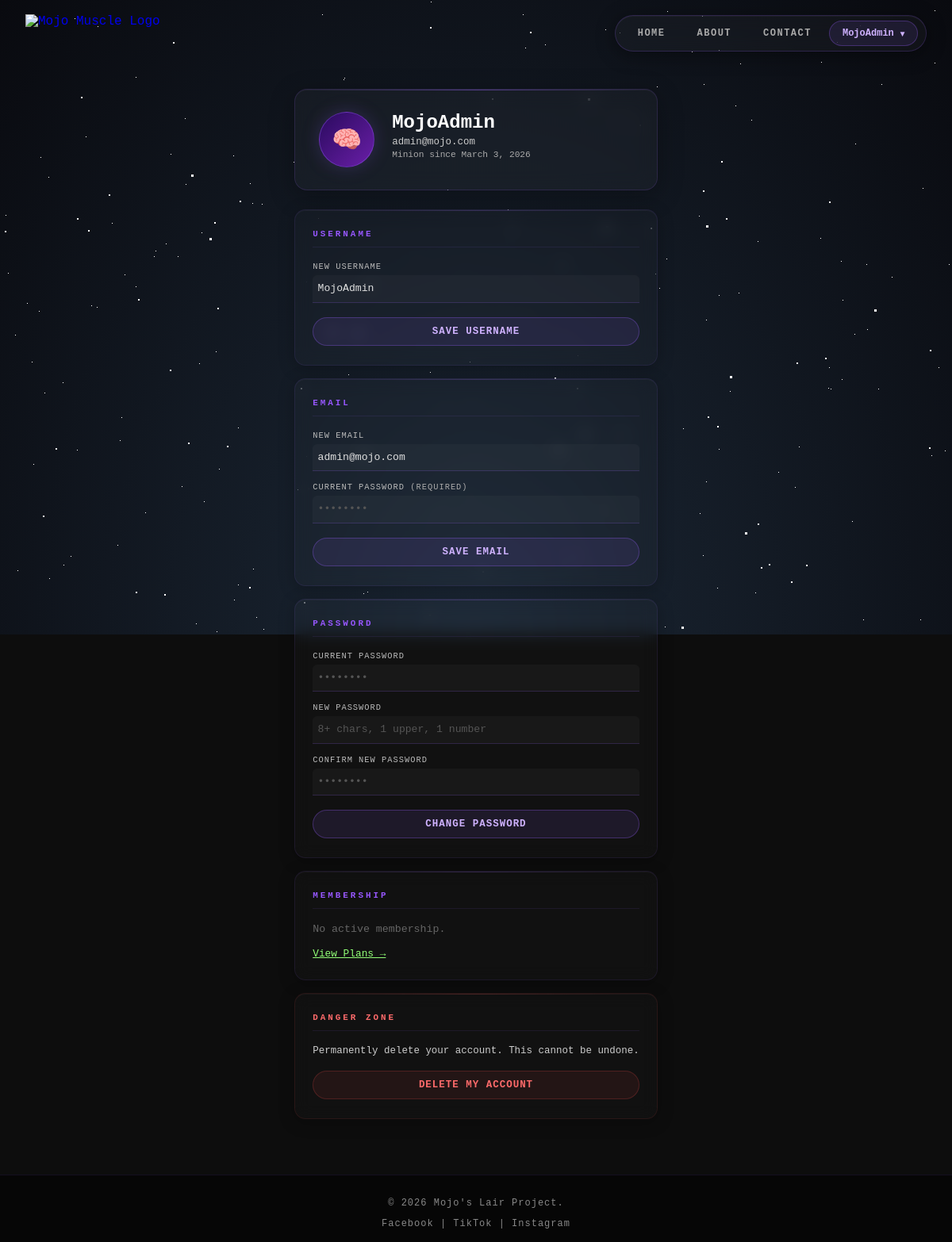
Before: /profile.php (signed in) with the older database file.
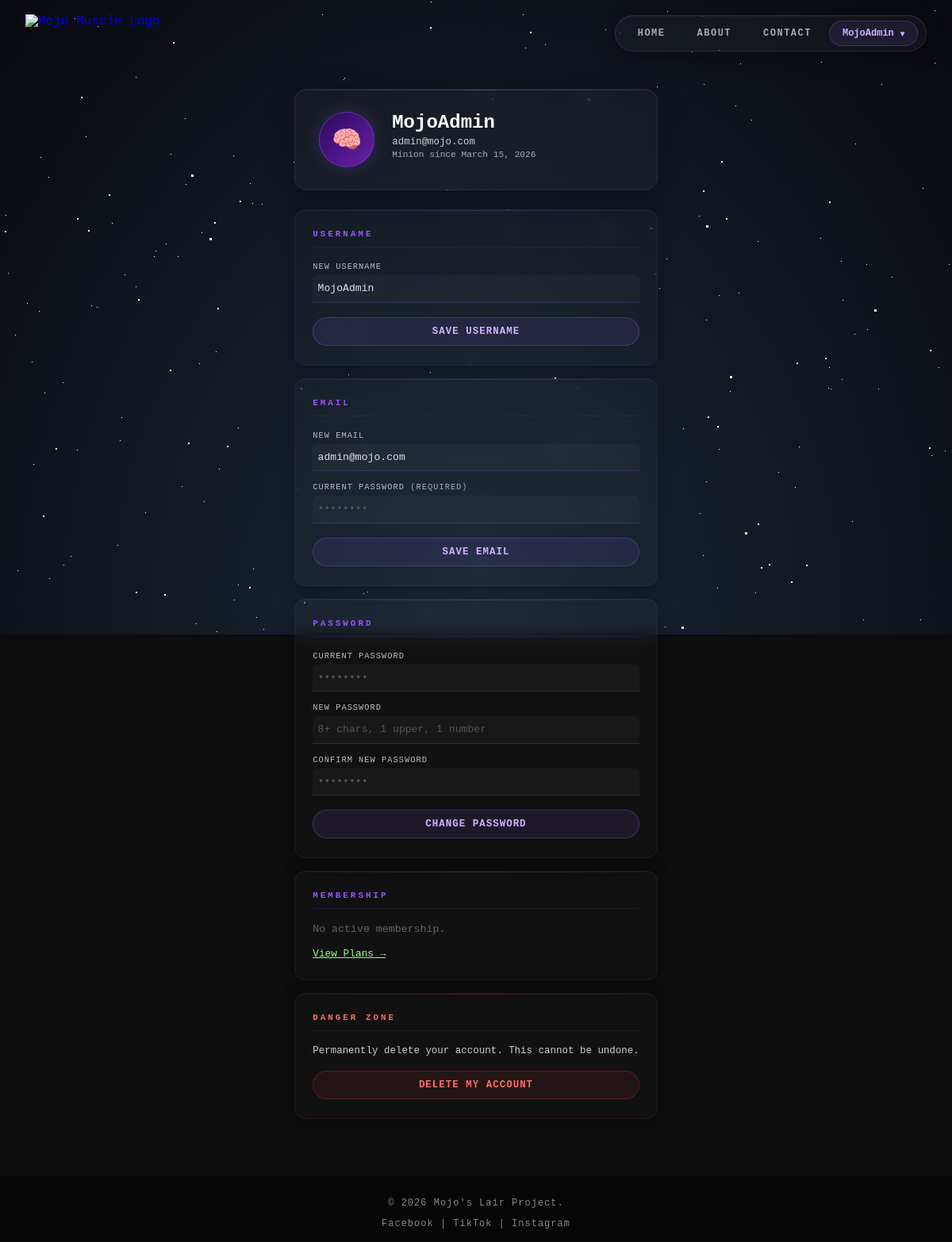
After: the same page with the newer database file.
### tables this page shows
CREATE TABLE IF NOT EXISTS users (
    id         INT AUTO_INCREMENT PRIMARY KEY,
    username   VARCHAR(50)  NOT NULL UNIQUE,
    email      VARCHAR(100) NOT NULL UNIQUE,
    password   VARCHAR(255) NOT NULL,
    role       ENUM('member','admin') DEFAULT 'member',
    created_at TIMESTAMP DEFAULT CURRENT_TIMESTAMP
);

### profile.php (the view, shortened to what this page needs)
<?php
require_once __DIR__ . '/config/db.php';
$user_id = $_SESSION['user_id'];
$stmt = $conn->prepare("SELECT username, email, created_at FROM users WHERE id=?");
$stmt->bind_param("i", $user_id); $stmt->execute();
$user = $stmt->get_result()->fetch_assoc(); $stmt->close();
$mem = $conn->prepare("SELECT plan, status, start_date, end_date FROM memberships WHERE user_id=? ORDER BY id DESC LIMIT 1");
$mem->bind_param("i", $user_id); $mem->execute();
$membership = $mem->get_result()->fetch_assoc(); $mem->close();
?>
<!DOCTYPE html>
<html lang="en">
<head>
    <link rel="stylesheet" href="assets/css/style.css">
    <link rel="stylesheet" href="assets/css/bg.css">
    <link rel="stylesheet" href="assets/css/inup.css">
    <link rel="stylesheet" href="assets/css/home.css">
    <link rel="stylesheet" href="assets/css/profile.css">
</head>
<body>
<?php include 'bg.php'; ?>
<?php $page = "PROFILE"; include 'navbar.php'; ?>
<div class="profile-wrapper">
    <div class="profile-header">
        <div class="profile-big-avatar">🧠</div>
        <div>
            <h1><?php echo htmlspecialchars($user['username']); ?></h1>
            <p class="email"><?php echo htmlspecialchars($user['email']); ?></p>
            <p class="joined">Minion since <?php echo date('F j, Y', strtotime($user['created_at'])); ?></p>
        </div>
    </div>
    <div class="settings-grid">
        <div class="settings-card">
            <h3>Username</h3>
            <form id="update-username-form">
                <label>New Username</label>
                <input type="text" name="username" value="<?php echo htmlspecialchars($user['username']); ?>" required />
                <button type="submit">SAVE USERNAME</button>
            </form>
        </div>
        <div class="settings-card">
            <h3>Email</h3>
            <form id="update-email-form">
                <label>New Email</label>
                <input type="email" name="email" value="<?php echo htmlspecialchars($user['email']); ?>" required />
                <label>Current Password <small>(required)</small></label>
                <input type="password" name="current_password" placeholder="••••••••" required />
                <button type="submit">SAVE EMAIL</button>
            </form>
        </div>
        <div class="settings-card">
            <h3>Password</h3>
            <form id="reset-password-form">
                <label>Current Password</label>
                <input type="password" name="current_password" placeholder="••••••••" required />
                <label>New Password</label>
                <input type="password" name="new_password" placeholder="8+ chars, 1 upper, 1 number" required />
                <label>Confirm New Password</label>
                <input type="password" name="confirm_password" placeholder="••••••••" required />
                <button type="submit">CHANGE PASSWORD</button>
            </form>
        </div>
        <div class="settings-card">
            <h3>Membership</h3>
            <?php if ($membership):
                $days_left = ($membership['plan'] === 'Free') ? -1 : max(0, (int)((strtotime($membership['end_date']) - time()) / 86400));
            ?>
            <div class="info-row"><span>Plan</span><span><?php echo $membership['plan']; ?></span></div>
            <div class="info-row"><span>Status</span>
                <span style="color:<?php echo $membership['status']==='active'?'#92ff77':'#ff6b6b'; ?>">
                    <?php echo strtoupper($membership['status']); ?>
                </span>
            </div>
            <div class="info-row"><span>Started</span><span><?php echo date('M j, Y', strtotime($membership['start_date'])); ?></span></div>
            <div class="info-row"><span>Expires</span><span><?php echo $membership['plan']==='Free' ? 'Lifetime' : date('M j, Y', strtotime($membership['end_date'])); ?></span></div>
            <div class="info-row">
                <span>Days Left</span>
                <span style="color:<?php echo $days_left === -1 ? '#92ff77' : ($days_left < 7 ? '#ff6b6b' : '#92ff77'); ?>"><?php echo $days_left === -1 ? '∞' : $days_left.'d'; ?></span>
            </div>
            <a href="plans.php" class="upgrade-link" style="color:#92ff77; margin-top:14px; display:inline-block; font-size:0.8rem; font-family:'Courier New',monospace; text-decoration:none;">Change Plan</a>
            <?php else: ?>
            <p style="color:#666; font-size:0.83rem;">No active membership.</p>
            <a href="plans.php" style="color:#92ff77; font-size:0.8rem; font-family:'Courier New',monospace;">View Plans →</a>
            <?php endif; ?>
        </div>
        <div class="settings-card danger-card">
            <h3 style="color:#ff6b6b;">Danger Zone</h3>
            <p>Permanently delete your account. This cannot be undone.</p>
            <button id="delete-account-btn" class="danger-btn">DELETE MY ACCOUNT</button>
        </div>
    </div>
</div>
<?php include 'footer.php'; ?>
</body>
</html>

### bg.php (shortened to what this page needs)
<div class="container">
    <div id="stars3"></div>
</div>

### navbar.php (shortened to what this page needs)
<?php
$is_logged = isset($_SESSION['user_id']);
$username  = $_SESSION['username'] ?? '';
?>
<nav class="navbar">
    <a href="HOME.php" class="nav-brand">
        <img src="Assets/image/logo.png" alt="Mojo Muscle Logo" class="nav-logo">
    </a>
    <ul class="nav-links">
        <li><a href="HOME.php"    class="<?php echo $page==='HOME'    ? 'active':'' ?>">HOME</a></li>
        <li><a href="about.php"   class="<?php echo $page==='ABOUT'   ? 'active':'' ?>">ABOUT</a></li>
        <li><a href="contact.php" class="<?php echo $page==='CONTACT' ? 'active':'' ?>">CONTACT</a></li>
        <?php if ($is_logged): ?>
        <li class="nav-dropdown">
            <button class="nav-user-btn" id="nav-user-btn">
                <span class="nav-username"><?php echo htmlspecialchars($username); ?></span>
                <span class="nav-chevron">▾</span>
            </button>
        </li>
        <?php else: ?>
        <li><a href="#" id="open-signin-btn">SIGN IN</a></li>
        <?php endif; ?>
    </ul>
</nav>

### footer.php
<footer>
    <div class="footer-container">
        <p>&copy; <?php echo date("Y"); ?> Mojo's Lair Project.</p>
        <div>
            <a href="#">Facebook</a> | <a href="#">TikTok</a> | <a href="#">Instagram</a>
        </div>
    </div>
</footer>

### Assets/CSS/style.css (style rules this page uses)
*, *::before, *::after { box-sizing: border-box; }
body { font-family: 'Courier New', Courier, monospace; background-color: #0d0d0d; color: #e0e0e0; display: flex; flex-direction: column; min-height: 100vh; margin: 0; }
.navbar { padding: 18px 32px; display: flex; justify-content: space-between; align-items: center; position: relative; z-index: 100; }
.nav-brand { display: flex; align-items: center; text-decoration: none; }
.nav-logo { height: 48px; width: auto; }
.nav-links { list-style: none; margin: 0; padding: 6px 10px; display: flex; gap: 4px; background: rgba(255,255,255,0.03); border: 1px solid rgba(151,95,255,0.2); border-radius: 50px; backdrop-filter: blur(12px); box-shadow: 0 4px 24px rgba(0,0,0,0.4), inset 0 1px 0 rgba(255,255,255,0.04); }
.nav-links a { display: inline-block; color: #aaa; text-decoration: none; font-weight: 600; font-size: 12px; letter-spacing: 1.5px; padding: 9px 18px; border-radius: 30px; transition: all 0.3s; }
.nav-dropdown { position: relative; display: flex; align-items: center; }
.nav-user-btn { display: flex; align-items: center; gap: 8px; background: rgba(151,95,255,0.1); border: 1px solid rgba(151,95,255,0.3); border-radius: 30px; padding: 8px 16px; color: #cfb2ff; font-family: 'Courier New', monospace; font-weight: 600; font-size: 12px; cursor: pointer; transition: all 0.3s; white-space: nowrap; }
.nav-chevron { font-size: 0.65rem; transition: transform 0.3s; }
footer { background: rgba(0,0,0,0.5); backdrop-filter: blur(8px); color: #888; text-align: center; padding: 16px 0; border-top: 1px solid rgba(151,95,255,0.1); font-size: 12px; margin-top: auto; letter-spacing: 1px; }
.footer-container { max-width: 1200px; margin: 0 auto; padding: 0 20px; }
.footer-container a { color: #888; text-decoration: none; transition: color 0.2s; }

### Assets/CSS/home.css (style rules this page uses)
.profile-big-avatar { width: 68px; height: 68px; border-radius: 50%; background: linear-gradient(135deg, #2a0a5e, #6a1fa8); border: 1px solid rgba(151,95,255,0.4); display: flex; align-items: center; justify-content: center; font-size: 1.8rem; font-weight: 900; color: #cfb2ff; font-family: 'Courier New', monospace; flex-shrink: 0; box-shadow: 0 0 24px rgba(151,95,255,0.2); }

Changed rows visible on the page:
changed users "MojoAdmin": created_at "March 3, 2026" → "March 15, 2026"
